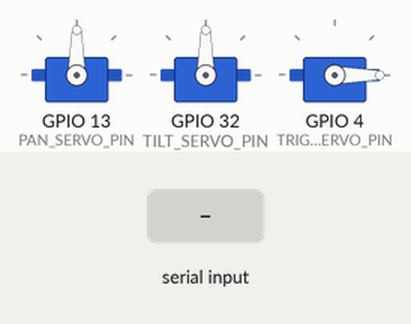
Bench run of a sketch on a simulated ESP32. On the bench: 3 × servo. Inputs (shaded band) come from the test bench. What the sketch prints to the serial monitor is not drawn.

Above: at 2.2 s.
2.3 s: "s\n" received over Serial
5.3 s: "f\n" received over Serial
At 5.5 s:
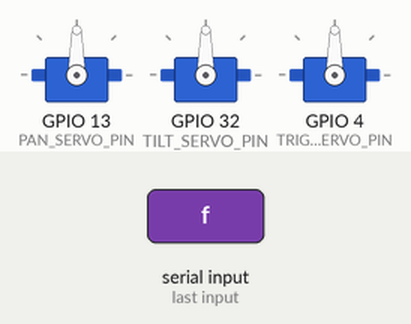
7.1 s: "t,45\n" received over Serial
At 8.2 s:
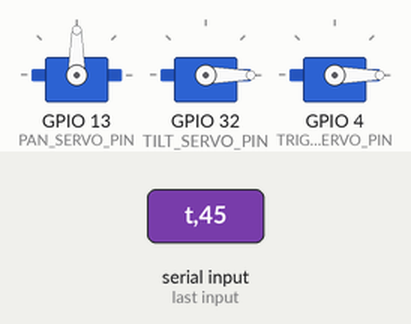
8.6 s: "p,45\n" received over Serial
At 9.3 s:
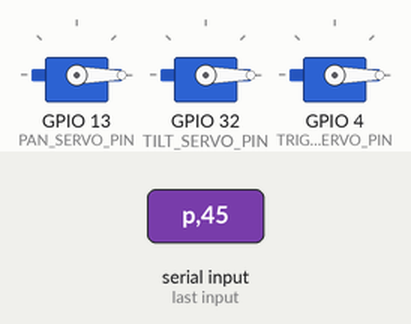
10.1 s: "f\n" received over Serial
At 10.25 s:
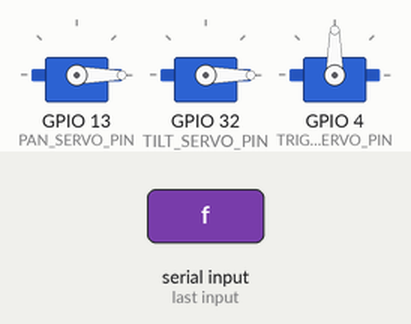
11.9 s: "h\n" received over Serial
At 12.7 s:
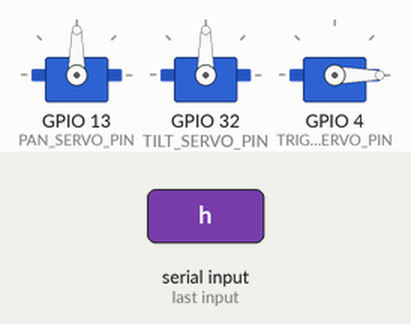
Timing chart, 0 to 14.4 s (numbered marks = the images above; inputs shaded):
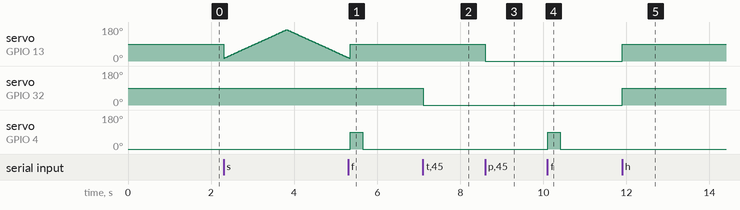

Measured:
- after the input at 5.3 s, servo on GPIO 4 (TRIGGER_SERVO_PIN): 0° → 90° after 0.05 s, → 0° 0.30 s later
- after the input at 7.1 s, servo on GPIO 32 (TILT_SERVO_PIN): 90° → 0° at once
- after the input at 8.6 s, servo on GPIO 13 (PAN_SERVO_PIN): 90° → 0° at once
- after the input at 10.1 s, servo on GPIO 4 (TRIGGER_SERVO_PIN): 0° → 90° at once, → 0° 0.30 s later
- after the input at 11.9 s, servo on GPIO 13 (PAN_SERVO_PIN), servo on GPIO 32 (TILT_SERVO_PIN): 0° → 90° at once

The sketch:

Test2_Servos.ino
```cpp
// TEST 2: All 3 Servos (Pan, Tilt, Trigger)
// Open Serial Monitor at 115200 baud
// Type commands to control servos:
//   p90  = move pan servo to 90 degrees
//   t90  = move tilt servo to 90 degrees
//   f    = fire (trigger servo pulls and releases)
//   s    = sweep pan servo back and forth
//   h    = home all servos to center position

#include <Arduino.h>
#include <ESP32Servo.h>

#define PAN_SERVO_PIN     13
#define TILT_SERVO_PIN    32
#define TRIGGER_SERVO_PIN  4

Servo panServo;
Servo tiltServo;
Servo triggerServo;

int panAngle = 90;
int tiltAngle = 90;

void homeAll() {
    panAngle = 90;
    tiltAngle = 90;
    panServo.write(90);
    tiltServo.write(90);
    triggerServo.write(0);
    Serial.println("All servos homed to center");
}

void fire() {
    Serial.println("FIRING!");
    triggerServo.write(90);  // pull trigger
    delay(300);
    triggerServo.write(0);   // release trigger
    delay(200);
    Serial.println("Trigger released");
}

void sweep() {
    Serial.println("Sweeping pan servo 15-165 degrees...");
    for (int a = 15; a <= 165; a += 2) {
        panServo.write(a);
        delay(20);
    }
    for (int a = 165; a >= 15; a -= 2) {
        panServo.write(a);
        delay(20);
    }
    panServo.write(90);
    Serial.println("Sweep done, returned to center");
}

void setup() {
    Serial.begin(115200);
    delay(1000);

    panServo.attach(PAN_SERVO_PIN);
    tiltServo.attach(TILT_SERVO_PIN);
    triggerServo.attach(TRIGGER_SERVO_PIN);

    homeAll();

    Serial.println("=== TEST 2: Servos ===");
    Serial.println("Commands:");
    Serial.println("  p[angle]  - pan servo (e.g. p90, p45, p135)");
    Serial.println("  t[angle]  - tilt servo (e.g. t90, t60, t120)");
    Serial.println("  f         - fire trigger");
    Serial.println("  s         - sweep pan left-right");
    Serial.println("  h         - home all servos");
    Serial.println("Ready! Type a command...\n");
}

void loop() {
    if (Serial.available()) {
        String cmd = Serial.readStringUntil('\n');
        cmd.trim();

        if (cmd.startsWith("p")) {
            int angle = cmd.substring(1).toInt();
            angle = constrain(angle, 0, 180);
            panAngle = angle;
            panServo.write(angle);
            Serial.printf("Pan → %d°\n", angle);
        }
        else if (cmd.startsWith("t")) {
            int angle = cmd.substring(1).toInt();
            angle = constrain(angle, 0, 180);
            tiltAngle = angle;
            tiltServo.write(angle);
            Serial.printf("Tilt → %d°\n", angle);
        }
        else if (cmd == "f") {
            fire();
        }
        else if (cmd == "s") {
            sweep();
        }
        else if (cmd == "h") {
            homeAll();
        }
        else {
            Serial.println("Unknown command. Use p, t, f, s, or h");
        }
    }
    delay(10);
}
```
